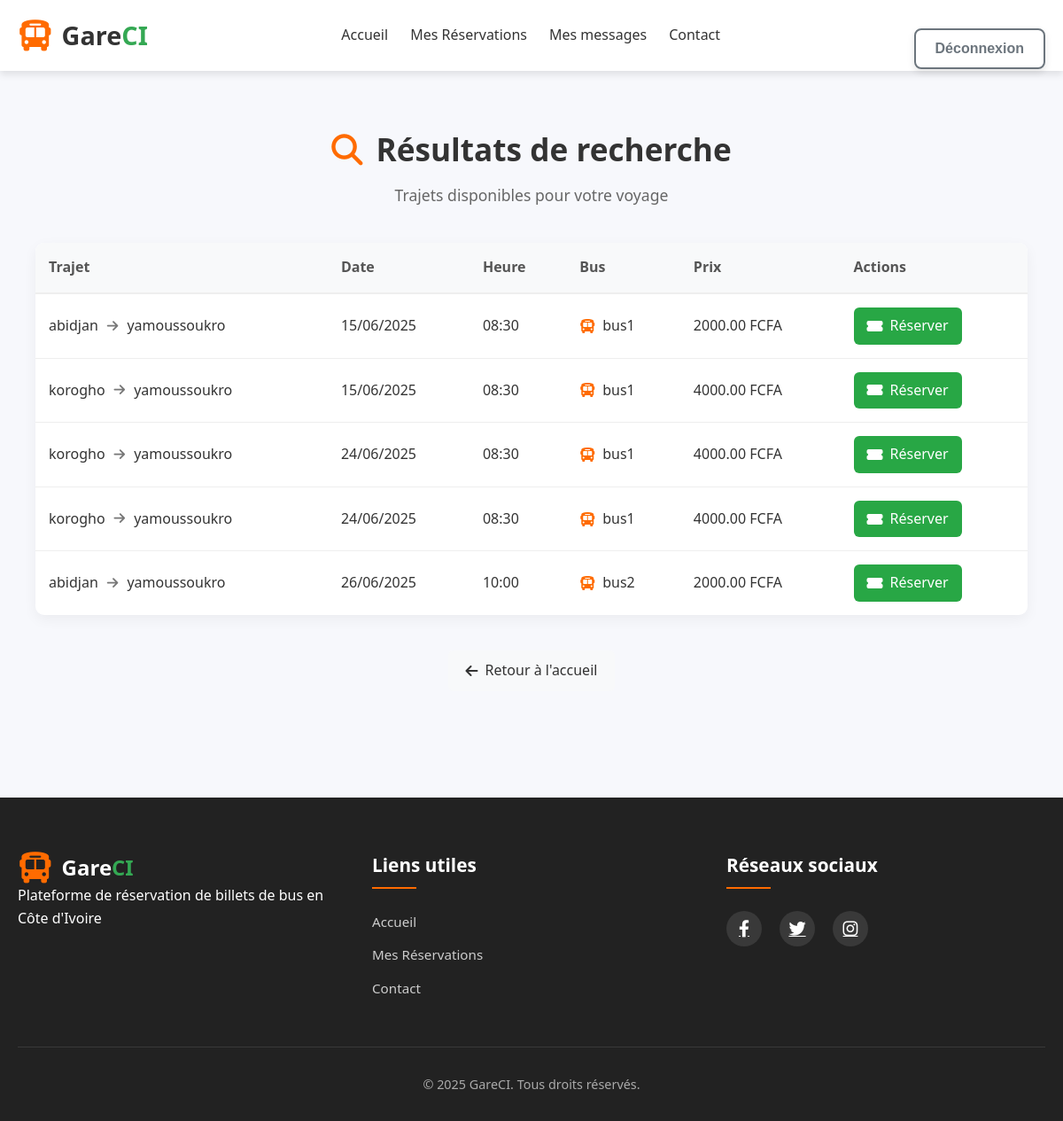
The page /search/ (signed in) on the database its author committed.
### trips/models.py (models this page shows, shortened)
class Departure(models.Model):
    trip = models.ForeignKey(Trip, on_delete=models.CASCADE)
    bus = models.ForeignKey(Bus, on_delete=models.CASCADE)
    date = models.DateField()
    time = models.TimeField()
    is_active = models.BooleanField(default=True)
    class Meta:
        ordering = ['date', 'time']  # Tri par défaut par date puis heure

class Trip(models.Model):
    origin = models.CharField(max_length=100)       # Ville de départ
    destination = models.CharField(max_length=100)  # Ville d'arrivée
    category = models.ForeignKey(Category, on_delete=models.CASCADE)
    description = models.TextField(blank=True)
    price = models.DecimalField(max_digits=10, decimal_places=2, default=0)  # Prix du trajet

class Bus(models.Model):
    name = models.CharField(max_length=100)
    capacity = models.PositiveIntegerField()
    def __str__(self):
        return self.name

### trips/views.py (the view)
# urls.py: path('search/', search_results, name='search_results'),
def search_results(request):
    origin = request.GET.get('origin', '').strip()
    destination = request.GET.get('destination', '').strip()
    date = request.GET.get('date', '').strip()
    results = Departure.objects.filter(is_active=True)
    if origin and destination:
        results = results.filter(
            Q(trip__origin__icontains=origin) & Q(trip__destination__icontains=destination)
        )
    elif origin:
        results = results.filter(trip__origin__icontains=origin)
    elif destination:
        results = results.filter(trip__destination__icontains=destination)
    if date:
        results = results.filter(date=date)
    return render(request, 'trips/search_results.html', {'results': results})

### trips/templates/trips/search_results.html (shortened to what this page needs)
{% extends 'base.html' %}
{% block content %}
<div class="search-results-container">
    <div class="search-header">
        <h1><i class="fas fa-search"></i> Résultats de recherche</h1>
        <p class="subtitle">Trajets disponibles pour votre voyage</p>
    </div>
    {% if results %}
    <div class="results-table-container">
        <table class="results-table">
            <thead>
                <tr>
                    <th>Trajet</th>
                    <th>Date</th>
                    <th>Heure</th>
                    <th>Bus</th>
                    <th>Prix</th>
                    <th>Actions</th>
                </tr>
            </thead>
            <tbody>
                {% for departure in results %}
                <tr class="result-row">
                    <td data-label="Trajet">
                        <div class="trip-info">
                            <span class="origin">{{ departure.trip.origin }}</span>
                            <i class="fas fa-arrow-right"></i>
                            <span class="destination">{{ departure.trip.destination }}</span>
                        </div>
                    </td>
                    <td data-label="Date">{{ departure.date|date:"d/m/Y" }}</td>
                    <td data-label="Heure">{{ departure.time|time:'H:i' }}</td>
                    <td data-label="Bus">
                        <div class="bus-info">
                            <i class="fas fa-bus"></i> {{ departure.bus }}
                        </div>
                    </td>
                    <td data-label="Prix">{{ departure.trip.price }} FCFA</td>
                    <td data-label="Actions">
                        <a href="{% url 'reservations:reserve' departure.id %}" class="btn-reserve">
                            <i class="fas fa-ticket-alt"></i> Réserver
                        </a>
                    </td>
                </tr>
                {% endfor %}
            </tbody>
        </table>
    </div>
    {% endif %}
    <div class="search-footer">
        <a href="{% url 'trips:home' %}" class="btn-back">
            <i class="fas fa-arrow-left"></i> Retour à l'accueil
        </a>
    </div>
</div>
{% endblock %}

### static/css/base.css (style rules this page uses)
:root { --primary-color: #FF6B00; --secondary-color: #34A853; --text-color: #333; --bg-color: #f9f9f9; --footer-bg: #222; --shadow-default: 0 4px 8px rgba(0, 0, 0, 0.1); }
* { margin: 0; padding: 0; box-sizing: border-box; }
body { font-family: 'Segoe UI', Tahoma, Geneva, Verdana, sans-serif; line-height: 1.6; color: var(--text-color); background-color: var(--bg-color); position: relative; min-height: 100vh; }

### static/css/home.css (style rules this page uses)
* { margin: 0; padding: 0; box-sizing: border-box; }
body { font-family: 'Segoe UI', Tahoma, Geneva, Verdana, sans-serif; line-height: 1.6; color: #333; background-color: #f7f8fc; min-height: 100vh; display: flex; flex-direction: column; }

### static/css/reservationliste.css (style rules this page uses)
.trip-info { display: flex; align-items: center; gap: 10px; }
.trip-info i { color: #777; font-size: 0.9rem; }
.bus-info { display: flex; align-items: center; gap: 8px; }
.bus-info i { color: #FF6B00; }

### static/css/search.css (style rules this page uses)
.search-results-container { max-width: 1200px; margin: 40px auto; padding: 0 20px; }
.search-header { text-align: center; margin-bottom: 40px; }
.search-header h1 { color: #333; font-size: 2.2rem; margin-bottom: 10px; display: flex; align-items: center; justify-content: center; }
.search-header h1 i { margin-right: 15px; color: #FF6B00; }
.search-header .subtitle { color: #666; font-size: 1.1rem; }
.results-table-container { overflow-x: auto; box-shadow: 0 5px 15px rgba(0, 0, 0, 0.05); border-radius: 10px; margin-bottom: 40px; }
.results-table { width: 100%; border-collapse: collapse; background-color: white; }
.results-table th { background-color: #f8f9fa; padding: 15px; text-align: left; font-weight: 600; color: #555; border-bottom: 2px solid #eee; }
.results-table td { padding: 15px; border-bottom: 1px solid #eee; vertical-align: middle; }
.results-table tr:last-child td { border-bottom: none; }
.trip-info { display: flex; align-items: center; gap: 10px; }
.trip-info i { color: #777; font-size: 0.9rem; }
.bus-info { display: flex; align-items: center; gap: 8px; }
.bus-info i { color: #FF6B00; }
.btn-reserve { display: inline-flex; align-items: center; gap: 8px; padding: 8px 15px; background-color: #28a745; color: white; border-radius: 6px; text-decoration: none; font-weight: 500; transition: all 0.3s; }
.search-footer { text-align: center; margin-top: 30px; }
.btn-back { display: inline-flex; align-items: center; gap: 8px; padding: 10px 20px; background-color: #f8f9fa; color: #333; border-radius: 6px; text-decoration: none; font-weight: 500; transition: all 0.3s; }

### rows shown on the page
Departure: trip.origin "abidjan", trip.destination "yamoussoukro", date "15/06/2025", time "08:30", bus "bus1", trip.price "2000.00"
Departure: trip.origin "korogho", trip.destination "yamoussoukro", date "15/06/2025", time "08:30", bus "bus1", trip.price "4000.00"
Departure: trip.origin "korogho", trip.destination "yamoussoukro", date "24/06/2025", time "08:30", bus "bus1", trip.price "4000.00"
Departure: trip.origin "korogho", trip.destination "yamoussoukro", date "24/06/2025", time "08:30", bus "bus1", trip.price "4000.00"
Departure: trip.origin "abidjan", trip.destination "yamoussoukro", date "26/06/2025", time "10:00", bus "bus2", trip.price "2000.00"
